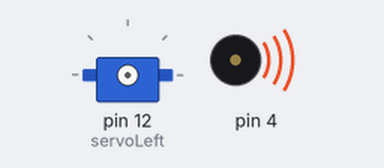
Simulated run of this sketch. Board: Arduino Uno, built with avr-gcc and run on an emulated ATmega328P. On the bench: servo, buzzer (waves = sounding).

Above: at 0.1 s.
At 1.1 s:
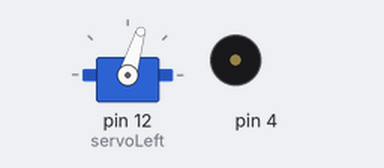
At 5.1 s:
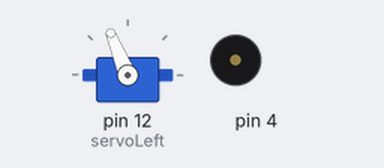
At 8.1 s:
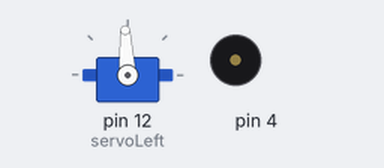
Timing chart, 0 to 9.6 s (numbered marks = the images above):
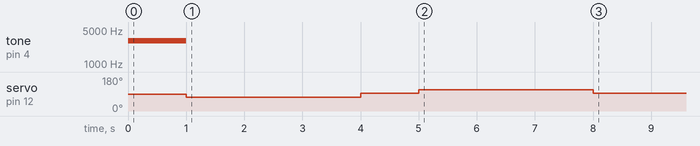

The sketch:

LeftServoTest.ino
```cpp
/*
 * Robotics with the BOE Shield - LeftServoTest
 * Left servo turns clockwise three seconds, stops 1 second, then
 * counterclockwise three seconds.
 */

#include <Servo.h>                           // Include servo library

Servo servoLeft;                            // Declare Left servo

void setup()                                 // Built in initialization block
{
  tone(4,3000,1000);
  delay(1000);
  servoLeft.attach(12);                     // Attach Left signal to pin 12

  servoLeft.writeMicroseconds(1300);        // Left wheel clockwise
  delay(3000);                               // ...for 3 seconds

  servoLeft.writeMicroseconds(1500);        // Stay still
  delay(1000);                               // ...for 3 seconds

  servoLeft.writeMicroseconds(1700);        // Left wheel counterclockwise
  delay(3000);                               // ...for 3 seconds

  servoLeft.writeMicroseconds(1500);        // Left wheel counterclockwise

}

void loop()                                  // Main loop auto-repeats
{                                            // Empty, nothing needs repeating
}
```

Measured:
- by itself, servo on pin 12 (servoLeft): 90° → 73° at 1.0 s, → 93° 3.0 s later, → 112° 1.0 s later, → 93° 3.0 s later
